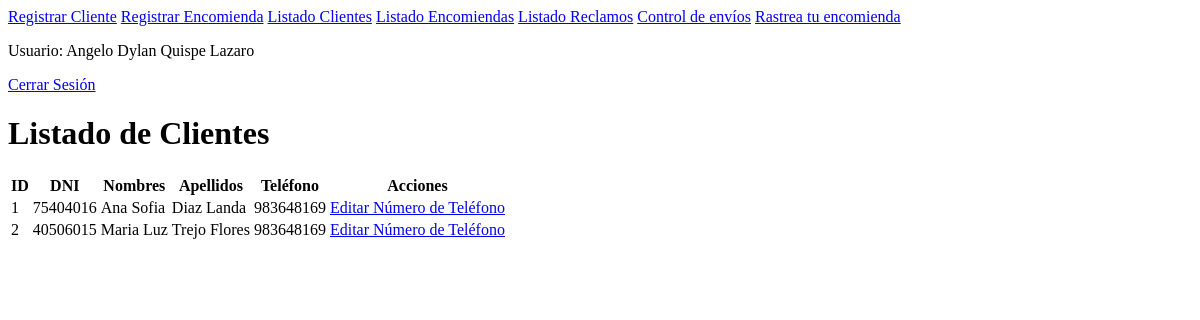
Before: /listado_clientes/ (signed in) with the older database file.
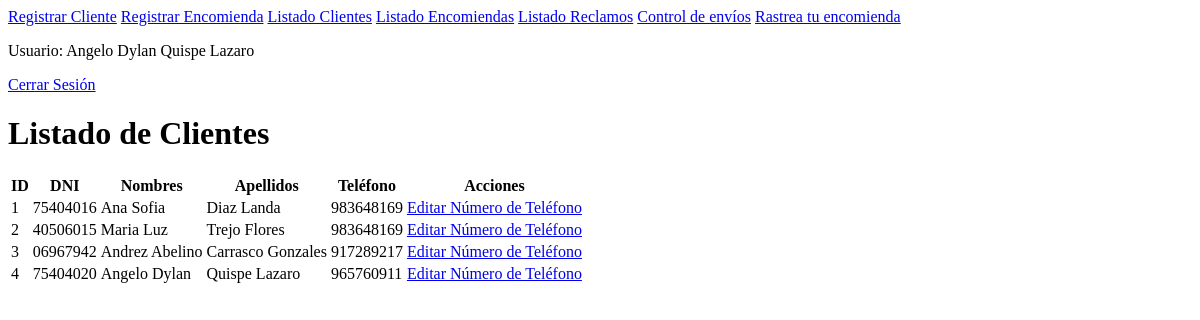
After: the same page with the newer database file.
### sistema/models.py (models this page shows, shortened)
class Cliente(models.Model):
    dni = models.CharField(max_length=15)
    nombres = models.CharField(max_length=100)
    apellidos = models.CharField(max_length=100)
    telefono = models.CharField(max_length=15)

### sistema/views.py (the view)
    def wrapper(request, *args, **kwargs):
        if 'empleado_id' not in request.session:
            return redirect('login_empleado')
        return view_func(request, *args, **kwargs)

### sistema/views.py (called while the page is built)
def empleado_requerido(view_func):
    def wrapper(request, *args, **kwargs):
        if 'empleado_id' not in request.session:
            return redirect('login_empleado')
        return view_func(request, *args, **kwargs)
    return wrapper

@empleado_requerido
def listado_clientes(request):
    empleado_id = request.session.get('empleado_id')
    empleado = Empleado.objects.get(id=empleado_id)
    clientes = Cliente.objects.all()
    return render(request, 'listado_clientes.html', {'clientes': clientes, 'empleado': empleado})

### sistema/templates/listado_clientes.html (shortened to what this page needs)
{% extends "layout/base_empleado.html" %}
{% block content %}
<div class="container mt-5">
    <h1>Listado de Clientes</h1>
    <table class="table table-bordered">
        <thead>
            <tr>
                <th>ID</th>
                <th>DNI</th>
                <th>Nombres</th>
                <th>Apellidos</th>
                <th>Teléfono</th>
                <th>Acciones</th>
            </tr>
        </thead>
        <tbody>
            {% for cliente in clientes %}
            <tr>
                <td>{{ cliente.id }}</td>
                <td>{{ cliente.dni }}</td>
                <td>{{ cliente.nombres }}</td>
                <td>{{ cliente.apellidos }}</td>
                <td>{{ cliente.telefono }}</td>
                <td>
                    <a href="{% url 'editar_telefono_cliente' cliente.id %}" class="btn btn-primary">Editar Número de Teléfono</a>
                </td>
            </tr>
            {% endfor %}
        </tbody>
    </table>
</div>
{% endblock %}

Changed rows visible on the page:
added Cliente: id "3", dni "06967942", nombres "Andrez Abelino", apellidos "Carrasco Gonzales", telefono "917289217"
added Cliente: id "4", dni "75404020", nombres "Angelo Dylan", apellidos "Quispe Lazaro", telefono "965760911"
